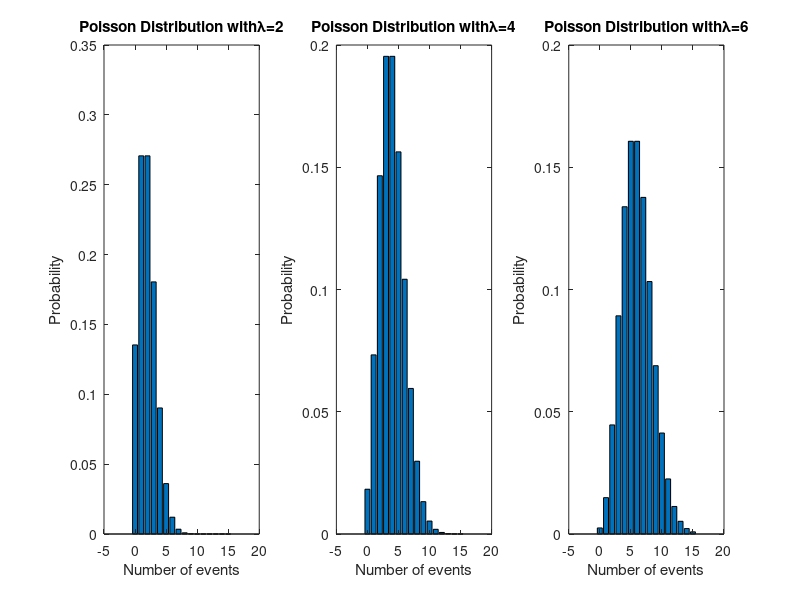

This chart was generated by the following MATLAB code:
%Poisson Distribution.........
clc;
clear all;
close all;
%Parameters
lambda=[2,4,6]; %Different mean value
%Generate and plot poisson distributions
for i=1:length(lambda)
x=0:15;
y=poisspdf(x,lambda(i));
subplot(1,length(lambda),i);
bar(x,y);
title(['Poisson Distribution with\lambda=',num2str(lambda(i))]);
xlabel('Number of events');
ylabel('Probability');
end